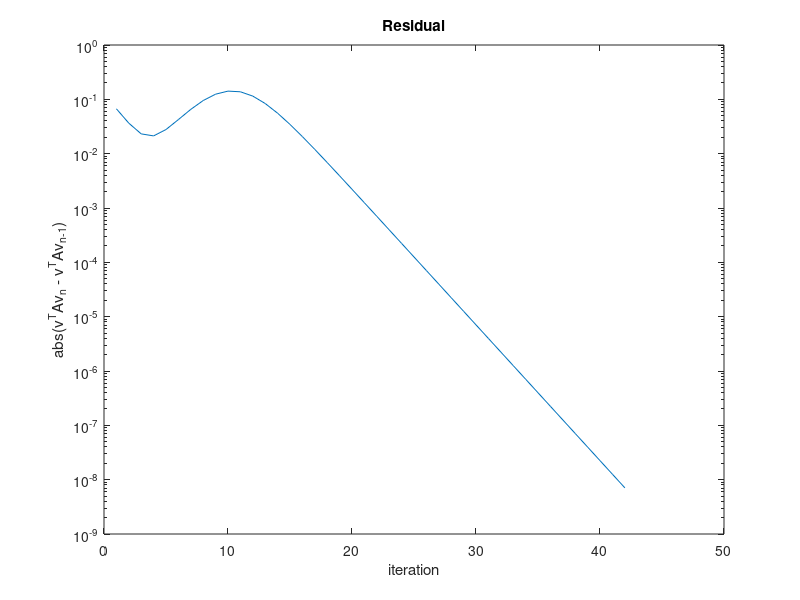

MATLAB code to generate this figure:
function v = fast_ncut(A, constraint_num, MAX_ITERS, OPT_TOL)


%% Fast Normalized Cut with Linear Constraints
% Problem
% max_{v} v'Av
% Constrained Bv=c ||v|| = 1
% 
% Inputs
% - A:            Semidefinite positive matrix.
% - constraint_num: number of constrain
% - MAX_ITERS:    max number of iteration (default: 1000)
% - OPT_TOL:      optimality tolerance (default: 10^-8)
% Outputs
% - v : constraint eigen vector
% Refer to:
%   Xiao-Tong Yuan, Tong Zhang, Truncated Power Method for Sparse Eigenvalue Problems, Technical Report, 2011

%% Init
if nargin == 0
    A = diag([1:5]);
    MAX_ITERS = 1000;
    OPT_TOL = 10^-8;
    constraint_num = 1;
end

dim = size(A,2);

% Simple constrain: you want to same value i-th and j-th element
% You can insert 1 and -1 to i-th and j-th element.

B = zeros(constraint_num, dim-2);
B = [1 B -1];
c = zeros(constraint_num,1);

%% Fast ncut
k = 0;

P = eye(dim) - B'*inv(B*B')*B;
n = B'*(B*B')*c;
gamma = sqrt(1-norm(n)^2);
% if c is zero vector, v be a NaN. using any() and escape NaN.
if any(c) == 0
    v = P*randn(dim,1);
else
    v = gamma * P*A*n/(norm(P*A*n)) + n;
end
v = v/norm(v);
obj = v'*A*v;
obj_old = obj;
residuals = [];

tic
while k <= MAX_ITERS
    u = gamma * P*A*v/(norm(P*A*v));
    v = u + n;
    v = v/norm(v);
    obj = v'*A*v;
    % Absolute Error
    residual = abs(norm(obj - obj_old));
    residuals = [residuals residual];
    if OPT_TOL > residual
        break;
    end
    obj_old = obj;
    k = k+1;
end
toc

fprintf('Iteration: %d \n', k)
fprintf('Residual: %d \n', residual)

%% Result
figure;
semilogy(residuals);
title('Residual')
xlabel('iteration')
ylabel('abs(v^{T}Av_{n} - v^{T}Av_{n-1})')

end